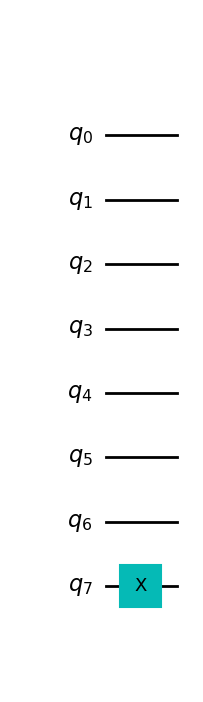

This figure's Python source:
from qiskit import QuantumCircuit
import os

root_dir = os.path.dirname(os.path.realpath(__file__))

n = 8
qc_encode = QuantumCircuit(n)
qc_encode.x(7)

figure = qc_encode.draw(output='mpl')

figure.savefig('{}/encoding_input.png'.format(root_dir))
